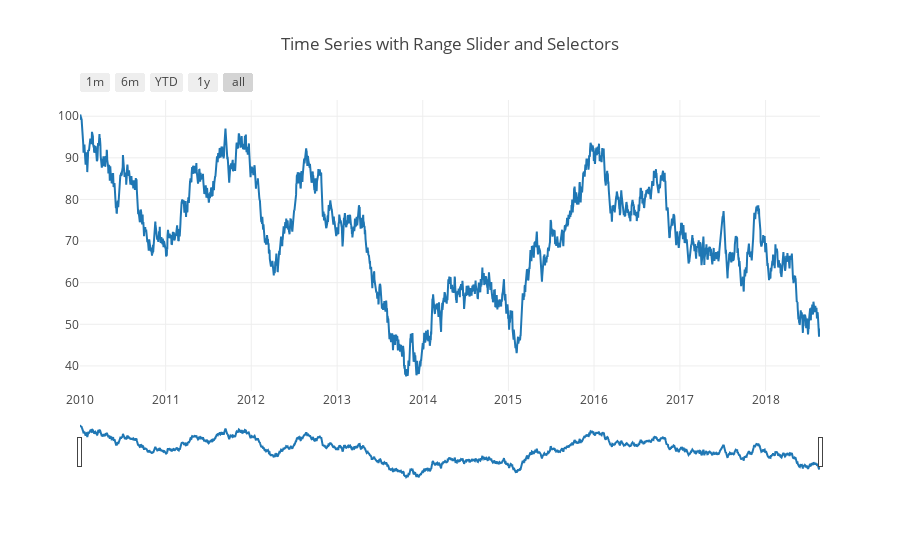

Notebook code for this chart:
### Code cell
dates = pd.date_range('01-Jan-2010', pd.datetime.now().date(), freq='D')
df = pd.DataFrame(100 + np.random.randn(dates.size).cumsum(), dates, columns=['AAPL'])

trace = go.Scatter(x=df.index, y=df.AAPL)
data = [trace]

layout = dict(
    title='Time Series with Range Slider and Selectors',
    xaxis=dict(
        rangeselector=dict(
            buttons=list([
                dict(count=1,
                     label='1m',
                     step='month',
                     stepmode='backward'),
                dict(count=6,
                     label='6m',
                     step='month',
                     stepmode='backward'),
                dict(count=1,
                    label='YTD',
                    step='year',
                    stepmode='todate'),
                dict(count=1,
                    label='1y',
                    step='year',
                    stepmode='backward'),
                dict(step='all')
            ])
        ),
        rangeslider=dict(
            visible = True
        ),
        type='date'
    )
)

fig = dict(data=data, layout=layout)
iplot(fig)

### Figure 1 — Plotly figure (JSON) as saved in the notebook; plotly's stock layout.template omitted (floating-point values rounded to 4 significant figures; data arrays with more than 128 entries replaced by an {"elided": "..."} marker saying what was removed)
{"data": [{"type": "scatter", "uid": "e97054be-a580-11e8-b865-0a580a0c0a14", "x": {"elided": "3155 str values"}, "y": {"elided": "3155 float values"}}], "layout": {"title": "Time Series with Range Slider and Selectors", "xaxis": {"rangeselector": {"buttons": [{"count": 1, "label": "1m", "step": "month", "stepmode": "backward"}, {"count": 6, "label": "6m", "step": "month", "stepmode": "backward"}, {"count": 1, "label": "YTD", "step": "year", "stepmode": "todate"}, {"count": 1, "label": "1y", "step": "year", "stepmode": "backward"}, {"step": "all"}]}, "rangeslider": {"visible": true}, "type": "date"}}}
